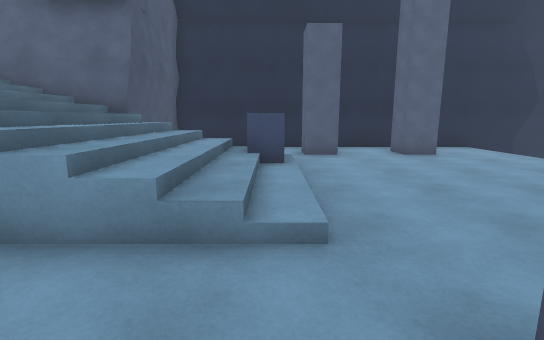
View 1 (above)

16 first-person views from a walk through a scene from a Unity 3-D project. The camera is 1.4 m above the floor, tilts 10° down and sees 85° across. The floor is counted in squares, 1.26 m on a side. Each view is taken from the middle of a square. On the plan, view 1 faces up. The plan holds only what a view shows up to about 12 squares ahead; the rest is blank. The place goes on beyond the plan. The player character is not drawn. Some animated figures are left out.

View 2
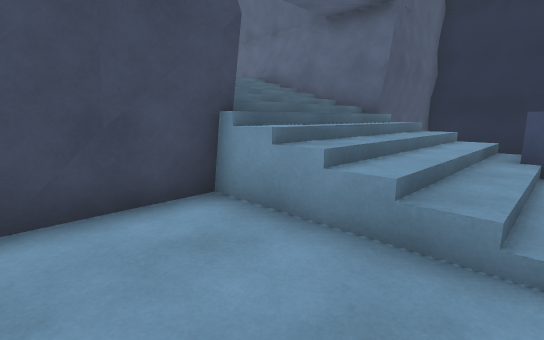

View 3
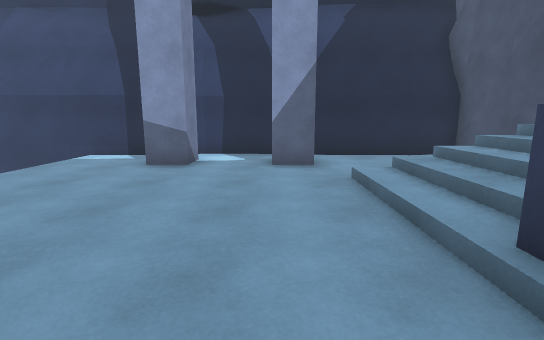

View 4
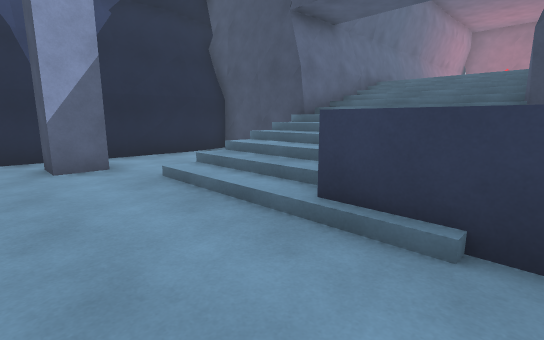

View 5
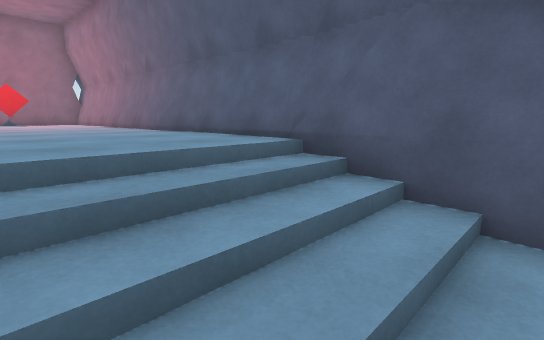

View 6
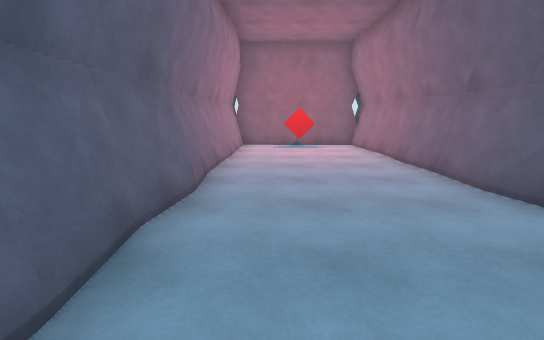

View 7
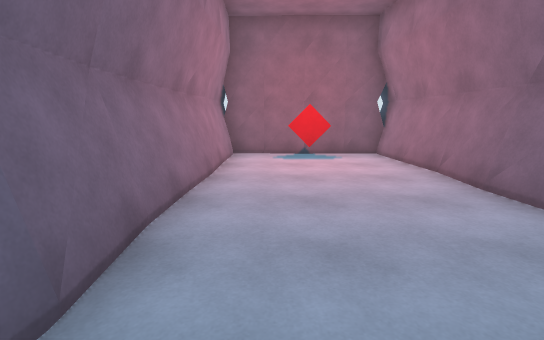

View 8
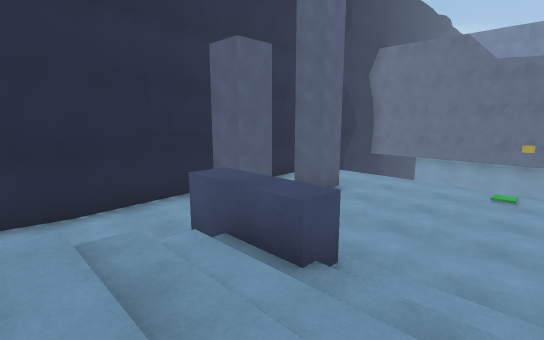

View 9
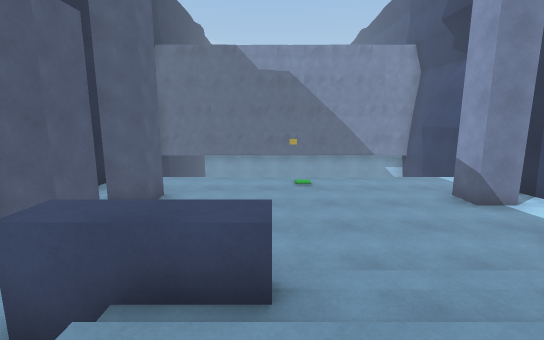

View 10
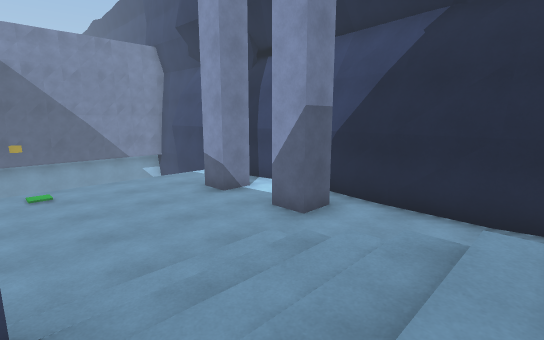

View 11
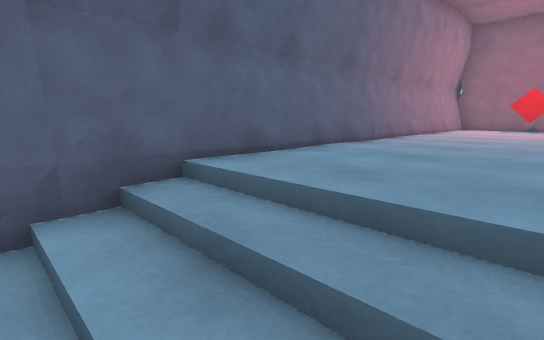

View 12
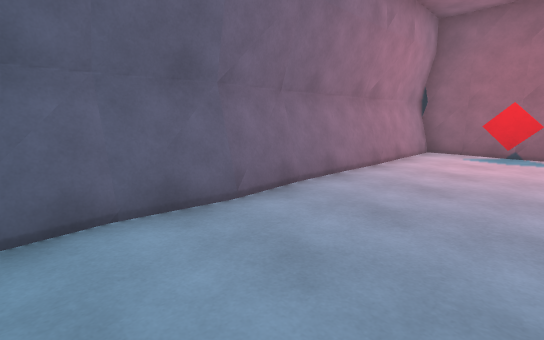

View 13
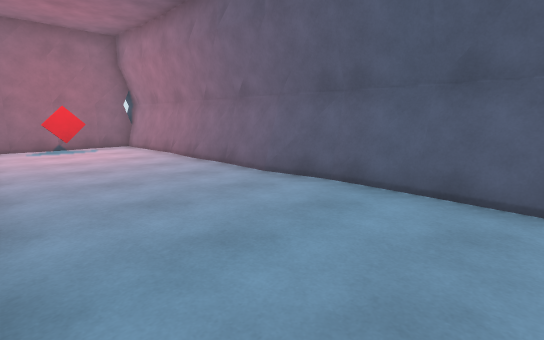

View 14
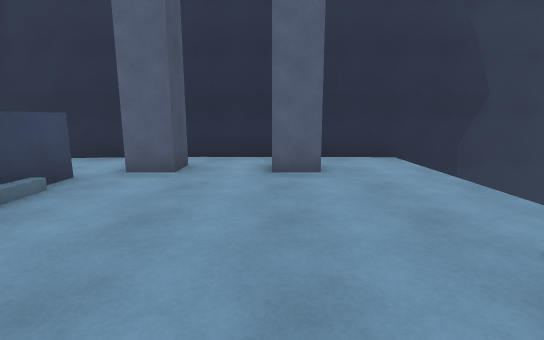

View 15
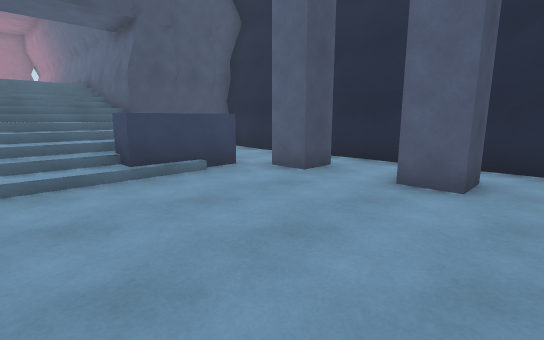

View 16
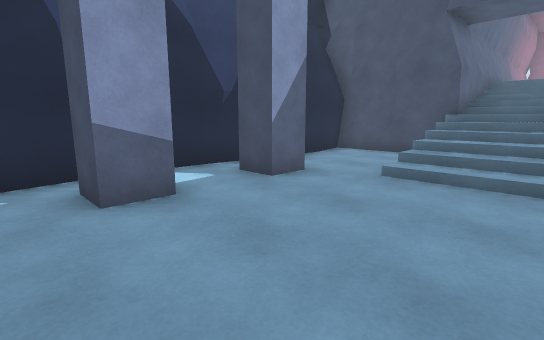

### Floor plan
Key: @ floor where view 1 was taken; # wall or solid block; x gap in a wall; . main floor; : floor 1.25 m higher than the main floor; + floor 3 m higher than the main floor; / step, stairs or slope; ^ raised ledge; v drop or lower ground.
Columns run from 21 left of view 1 to 10 right of it. Each row starts with its distance up from view 1.
 12                        ########
 11                  #########...v
 10                  # ...##.##..
  9                  #  ..##.##..
  8 ##################   ^.......
  7 #+++++++++++++///////^.......
  6 #+++++++++++++///////^.......
  5 #x#+++++++++++////////.......
  4 #+++++++++++++////////.......
  3 #+++++++++++++/###:///.......
  2 ##################...........
  1                  #....##.##..
  0                  #...@##.##..
 -1                  ###############

Where each view was taken, in squares from view 1:
view 1: 0 up, 0 right, facing up
view 2: 0 up, 0 right, facing up-left
view 3: 8 up, 2 right, facing down
view 4: 8 up, 3 right, facing down-left
view 5: 4 up, 5 left, facing up-left
view 6: 4 up, 8 left, facing left
view 7: 4 up, 11 left, facing left
view 8: 4 up, 3 left, facing up-right
view 9: 6 up, 3 left, facing right
view 10: 6 up, 3 left, facing down-right
view 11: 6 up, 6 left, facing down-left
view 12: 6 up, 10 left, facing down-left
view 13: 3 up, 8 left, facing up-left
view 14: 3 up, 4 right, facing up
view 15: 4 up, 6 right, facing up-left
view 16: 5 up, 6 right, facing down-left
